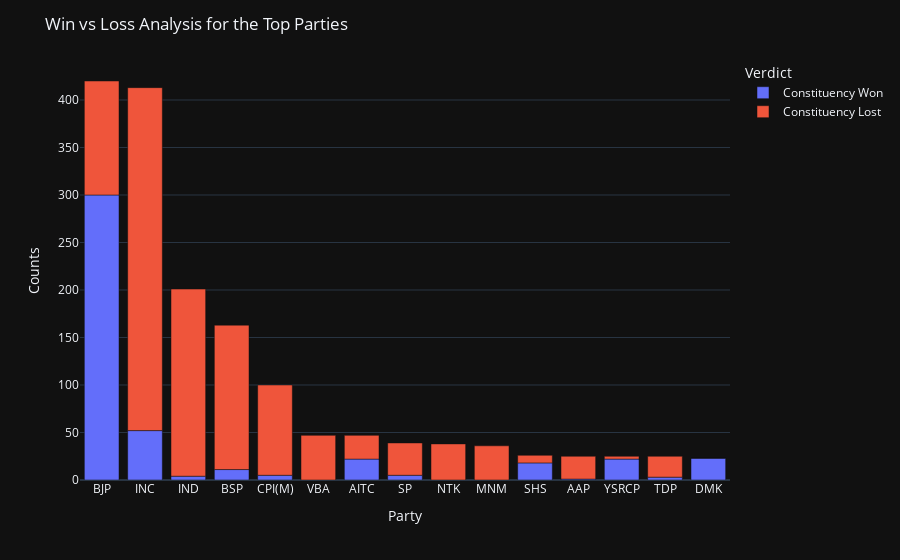

Notebook code for this chart:
### Markdown cell above
# What has been the general Win vs Loss relationship for the Parties in 2019?

### Code cell
prty_cnt_win=pd.merge(prty_cnt,part_win,how='inner',left_on='PARTY',right_on='PARTY')
prty_cnt_win['Lost']=prty_cnt_win['# Constituency']-prty_cnt_win['# Wins']
prty_wins_cnt=prty_cnt_win[['PARTY','# Wins']]
prty_wins_cnt['Verdict']='Constituency Won'
prty_loss_cnt=prty_cnt_win[['PARTY','Lost']]
prty_loss_cnt['Verdict']='Constituency Lost'
prty_wins_cnt.columns=['Party','Counts','Verdict']
prty_loss_cnt.columns=['Party','Counts','Verdict']
top_prty_wins_cnt=prty_wins_cnt[:15]
prty_loss_cnt_cnt=prty_loss_cnt[:15]
prt_win_loss=pd.concat([top_prty_wins_cnt,prty_loss_cnt_cnt])
fig = px.bar(prt_win_loss, x='Party', y='Counts', color='Verdict')
fig.update_layout(title_text='Win vs Loss Analysis for the Top Parties',template='plotly_dark')
fig.show()

### Figure 1 — Plotly figure (JSON) as saved in the notebook; plotly's stock layout.template omitted (floating-point values rounded to 4 significant figures)
{"data": [{"alignmentgroup": "True", "hovertemplate": "Verdict=Constituency Won<br>Party=%{x}<br>Counts=%{y}<extra></extra>", "legendgroup": "Constituency Won", "marker": {"color": "#636efa"}, "name": "Constituency Won", "offsetgroup": "Constituency Won", "orientation": "v", "showlegend": true, "textposition": "auto", "type": "bar", "x": ["BJP", "INC", "IND", "BSP", "CPI(M)", "VBA", "AITC", "SP", "NTK", "MNM", "SHS", "AAP", "YSRCP", "TDP", "DMK"], "xaxis": "x", "y": [300, 52, 4, 11, 5, 0, 22, 5, 0, 0, 18, 1, 22, 3, 23], "yaxis": "y"}, {"alignmentgroup": "True", "hovertemplate": "Verdict=Constituency Lost<br>Party=%{x}<br>Counts=%{y}<extra></extra>", "legendgroup": "Constituency Lost", "marker": {"color": "#EF553B"}, "name": "Constituency Lost", "offsetgroup": "Constituency Lost", "orientation": "v", "showlegend": true, "textposition": "auto", "type": "bar", "x": ["BJP", "INC", "IND", "BSP", "CPI(M)", "VBA", "AITC", "SP", "NTK", "MNM", "SHS", "AAP", "YSRCP", "TDP", "DMK"], "xaxis": "x", "y": [120, 361, 197, 152, 95, 47, 25, 34, 38, 36, 8, 24, 3, 22, 0], "yaxis": "y"}], "layout": {"barmode": "relative", "legend": {"title": {"text": "Verdict"}, "tracegroupgap": 0}, "margin": {"t": 60}, "title": {"text": "Win vs Loss Analysis for the Top Parties"}, "xaxis": {"anchor": "y", "domain": [0, 1], "title": {"text": "Party"}}, "yaxis": {"anchor": "x", "domain": [0, 1], "title": {"text": "Counts"}}}}
